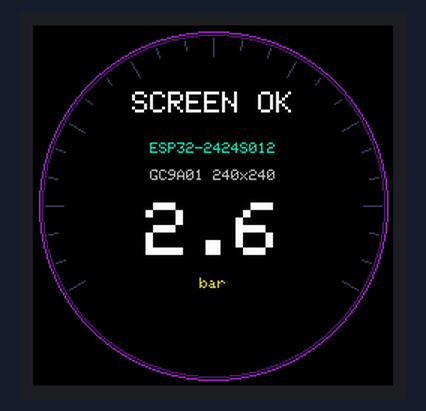
The sketch below on a simulated ESP32-C3. Shown: 240×240 colour display. What the sketch prints to the serial monitor is not drawn.

Above: at 2.7 s.

The sketch:

esp32-2424s012-screen-test.ino
```cpp
/*
 * esp32-2424s012-screen-test —— 只干一件事：把这块板的圆屏点亮，证明屏幕是好的。
 *
 * 板型：ESP32-2424S012（ESP32-C3 + GC9A01 240x240 圆屏 + CST816D 触摸）
 * 引脚（来自社区已验证的板级配置）：
 *   LCD  SCLK=6  MOSI=7  DC=2  CS=10  BL=3   RST 板上直连复位(-1)
 *   触摸 SDA=4  SCL=5  INT=0  RST=1  (addr 0x15)  —— 本测试不用触摸
 * 依赖：LovyanGFX
 *
 * 现象说明：串口会依次打印 red/green/blue，屏幕应跟着闪这三种颜色，
 *           最后停在深色圆盘界面并显示 SCREEN OK。
 * 如果串口有日志但屏幕全黑 → 背光极性或引脚问题，把日志发我。
 */

#define LGFX_USE_V1
#include <LovyanGFX.hpp>
#include <Arduino.h>

#define PIN_LCD_SCLK 6
#define PIN_LCD_MOSI 7
#define PIN_LCD_DC   2
#define PIN_LCD_CS   10
#define PIN_LCD_BL   3

class LGFX : public lgfx::LGFX_Device {
  lgfx::Panel_GC9A01 _panel;
  lgfx::Bus_SPI      _bus;
  lgfx::Light_PWM    _light;
 public:
  LGFX() {
    {
      auto c = _bus.config();
      c.spi_host   = SPI2_HOST;
      c.spi_mode   = 0;
      c.freq_write = 40000000;
      c.freq_read  = 16000000;
      c.pin_sclk   = PIN_LCD_SCLK;
      c.pin_mosi   = PIN_LCD_MOSI;
      c.pin_miso   = -1;
      c.pin_dc     = PIN_LCD_DC;
      _bus.config(c);
      _panel.setBus(&_bus);
    }
    {
      auto c = _panel.config();
      c.pin_cs       = PIN_LCD_CS;
      c.pin_rst      = -1;      // 板上直连复位
      c.panel_width  = 240;
      c.panel_height = 240;
      c.offset_x     = 0;
      c.offset_y     = 0;
      c.readable     = false;
      c.invert       = true;    // GC9A01 通常需要反色
      c.rgb_order    = false;
      _panel.config(c);
    }
    {
      auto c = _light.config();
      c.pin_bl      = PIN_LCD_BL;
      c.freq        = 12000;
      c.pwm_channel = 0;      // 关键：ESP32-C3 的 LEDC 只有 0~5 通道，写 7 会静默失败 → 背光不亮
      _light.config(c);
      _panel.setLight(&_light);
    }
    setPanel(&_panel);
  }
};

static LGFX lcd;

static void solid(uint16_t color, const char* name) {
  Serial.printf("[点屏] %s\r\n", name);
  lcd.fillScreen(color);
  delay(600);
}

static void finalScreen() {
  lcd.fillScreen(TFT_BLACK);

  // 外环（验证圆屏边缘和圆心对齐）
  lcd.drawCircle(120, 120, 116, lcd.color565(160, 40, 200));
  lcd.drawCircle(120, 120, 114, lcd.color565(90, 20, 120));

  // 顶部方向标记：文字正着 = 方向正确
  lcd.setTextDatum(textdatum_t::top_center);
  lcd.setTextColor(TFT_WHITE, TFT_BLACK);
  lcd.setTextSize(2);
  lcd.drawString("SCREEN OK", 120, 44);

  lcd.setTextSize(1);
  lcd.setTextColor(lcd.color565(0, 220, 180), TFT_BLACK);
  lcd.drawString("ESP32-2424S012", 120, 78);
  lcd.setTextColor(lcd.color565(180, 180, 180), TFT_BLACK);
  lcd.drawString("GC9A01 240x240", 120, 96);

  // 中间一个大数字，验证字库与缩放
  lcd.setTextSize(5);
  lcd.setTextColor(TFT_WHITE, TFT_BLACK);
  lcd.setTextDatum(textdatum_t::middle_center);
  lcd.drawString("2.6", 120, 138);

  lcd.setTextSize(1);
  lcd.setTextColor(lcd.color565(200, 200, 60), TFT_BLACK);
  lcd.setTextDatum(textdatum_t::middle_center);
  lcd.drawString("bar", 120, 172);

  // 底部刻度弧，验证圆的几何
  for (int a = 150; a <= 390; a += 10) {
    float r = a * DEG_TO_RAD;
    float rr = (a % 30 == 0) ? 100.0f : 106.0f;
    int x1 = 120 + (int)(cosf(r) * rr);
    int y1 = 120 + (int)(sinf(r) * rr);
    int x2 = 120 + (int)(cosf(r) * 112.0f);
    int y2 = 120 + (int)(sinf(r) * 112.0f);
    lcd.drawLine(x1, y1, x2, y2, lcd.color565(60, 60, 90));
  }
}

void setup() {
  Serial.begin(115200);
  delay(400);
  Serial.printf("\r\n=== screen test: ESP32-2424S012 ===\r\n");
  Serial.printf("SDK=%s  free heap=%u\r\n", ESP.getSdkVersion(), (unsigned)ESP.getFreeHeap());

  lcd.init();
  lcd.setBrightness(220);
  Serial.printf("init done, width=%d height=%d\r\n", (int)lcd.width(), (int)lcd.height());

  solid(TFT_RED,   "1/3 red");
  solid(TFT_GREEN, "2/3 green");
  solid(TFT_BLUE,  "3/3 blue");

  finalScreen();
  Serial.printf("静态界面已绘制完成。屏幕应该：深色底 + 紫色外环 + 顶部 SCREEN OK + 中间 2.6 bar\r\n");
  Serial.printf("若全黑：请把这段日志发我，可能是背光极性/引脚差异。\r\n");
  Serial.printf("free heap after init=%u\r\n", (unsigned)ESP.getFreeHeap());
}

void loop() {
  static uint32_t last = 0;
  if (millis() - last > 3000) {
    last = millis();
    Serial.printf("[alive] heap=%u\r\n", (unsigned)ESP.getFreeHeap());
  }
  delay(50);
}
```
